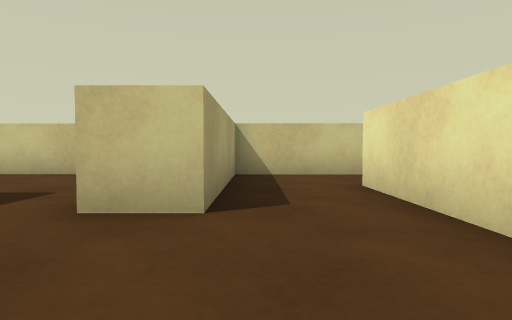
view 1 (above)

14 first-person views from a walk through a scene from a Unity 3-D project. The camera is 0.51 m above the floor, tilts 2° down and sees 75° across. The floor is counted in squares, 1 m on a side. Each view is taken from the middle of a square. On the plan, view 1 faces up. The plan holds only what a view shows up to about 9 squares ahead; the rest is blank. The player character is not drawn. Surface patterns are stand-ins for the level's own textures.

view 2
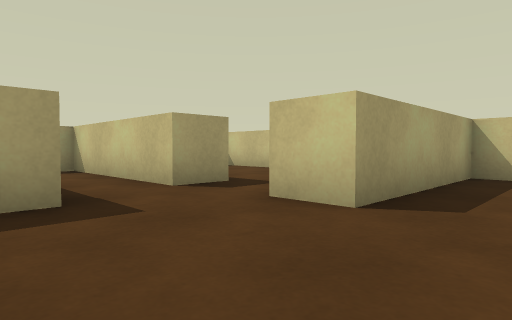

view 3
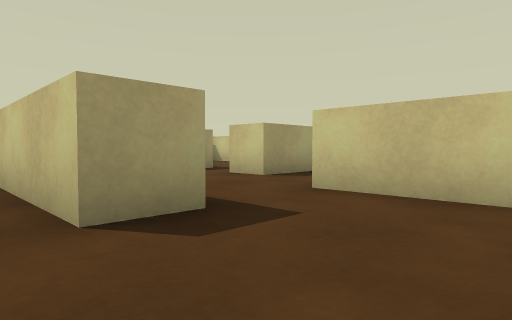

view 4
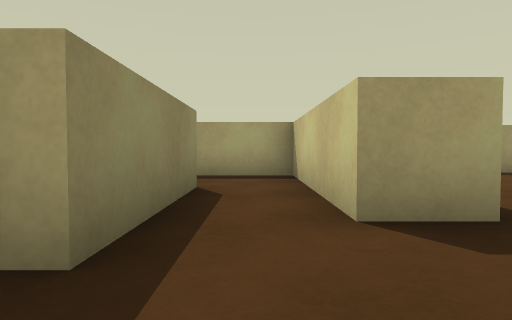

view 5
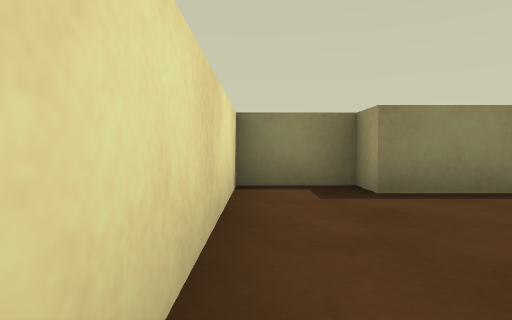

view 6
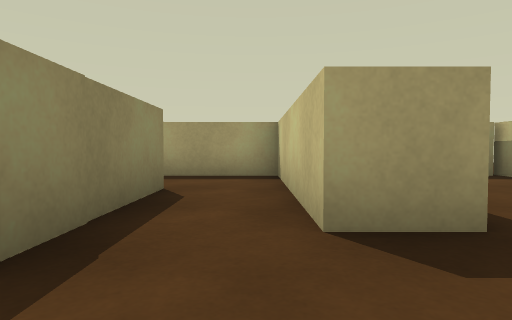

view 7
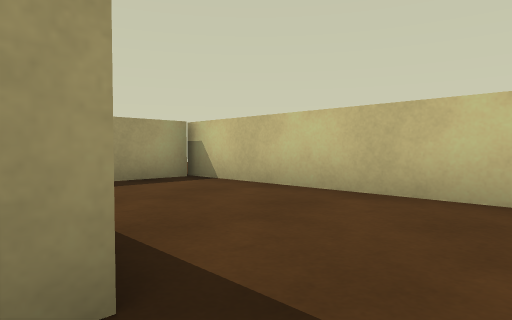

view 8
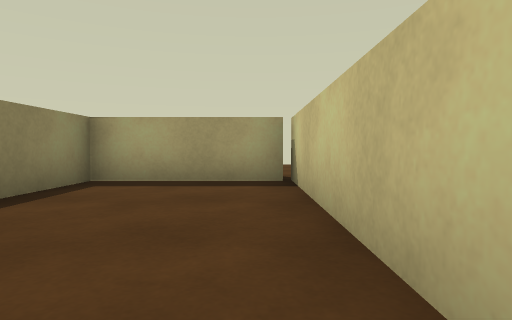

view 9
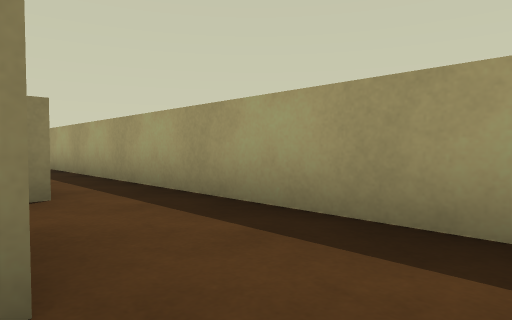

view 10
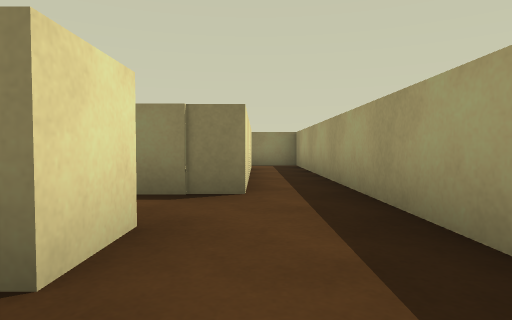

view 11
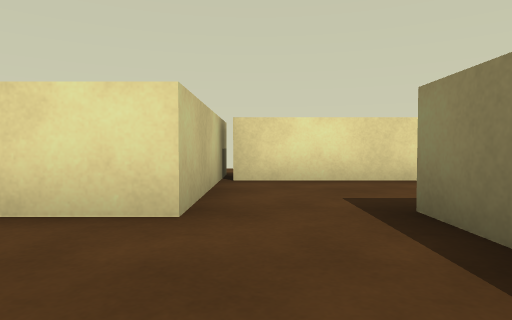

view 12
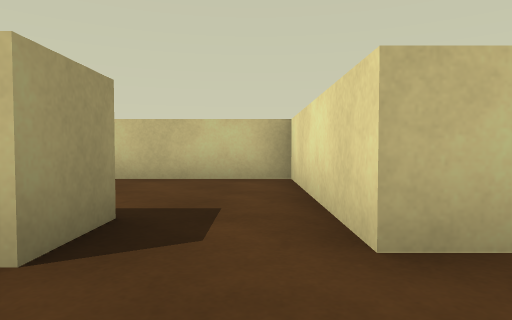

view 13
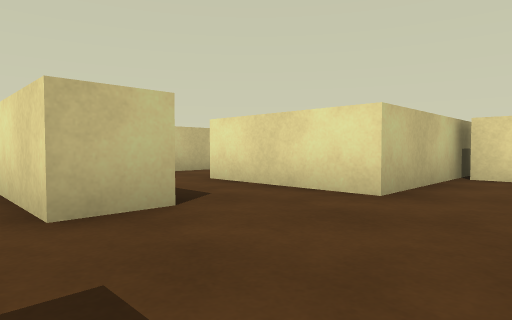

view 14
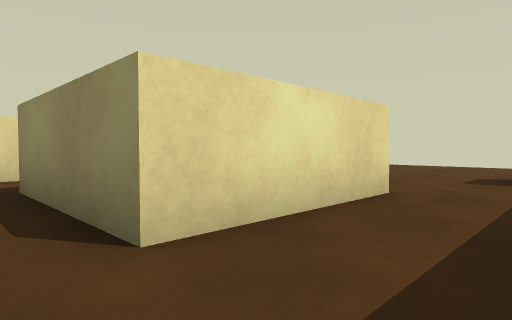

### Floor plan
Points are (right, up) in squares from view 1. A wall is a line through its corners. A room is listed if a view was taken in it or the views show most of it. See-through windows are left out.
Room 1 (views 1, 2, 3, 4, 5, 6, 7, 9, 11, 12, 13)
walls: (0.6, -0.3) (1.7, -0.3) (1.7, -1.3) (-0.6, -1.3); (-0.4, 4.6) (-0.4, 2.6) (-1.4, 2.6) (-1.4, 3.6); (-0.4, -2.8) (2.6, -2.8) (2.6, -3.6) (4.3, -3.6) (4.3, 1.4); (5.5, 1.6) (1.5, 1.6) (1.5, 4.6); (-3, 3.5) (-3, 2.4) (-5.5, 2.4); (-5.2, 0.8) (-2.3, 0.8) (-2.3, 0.4)
ways out: opening at (-2.5, 3) to room 2; opening at (-4.5, 2) to room 3; opening at (0.5, -2) to room 4; opening at (0.5, 3.5) to room 4
Room 2 (view 8)
walls: (-1.4, 3.6) (-1.4, 6.6) (-7.5, 6.6); (-7.2, 6.5) (-7.2, 3.4) (-5.2, 3.4)
ways out: opening at (-2.5, 3) to room 1
Room 3 (view 10)
walls: (-5.5, 2.4) (-7.2, 2.4) (-7.2, 1.4)
ways out: opening at (-4.5, 2) to room 1; opening at (-6, 0.5)
Room 4 (view 14)
walls: (-0.6, -1.3) (-2.3, -1.3) (-2.3, -3.1); (-0.4, -5.9) (-0.4, -2.8); (3, 6.6) (-0.4, 6.6) (-0.4, 4.6)
ways out: opening at (0.5, -2) to room 1; opening at (0.5, 3.5) to room 1

Positions as (right, up) in squares from view 1, and headings:
1: (0, 0), facing up
2: (1, 0), facing up-left
3: (4, -2), facing up-left
4: (4, -2), facing left
5: (4, 1), facing down
6: (-1, 2), facing left
7: (-2, 3), facing up-left
8: (-2, 6), facing left
9: (-5, 2), facing down-left
10: (-6, 2), facing down
11: (-1, 1), facing right
12: (-2, 1), facing up
13: (-2, 0), facing up-right
14: (-2, -2), facing down-right
